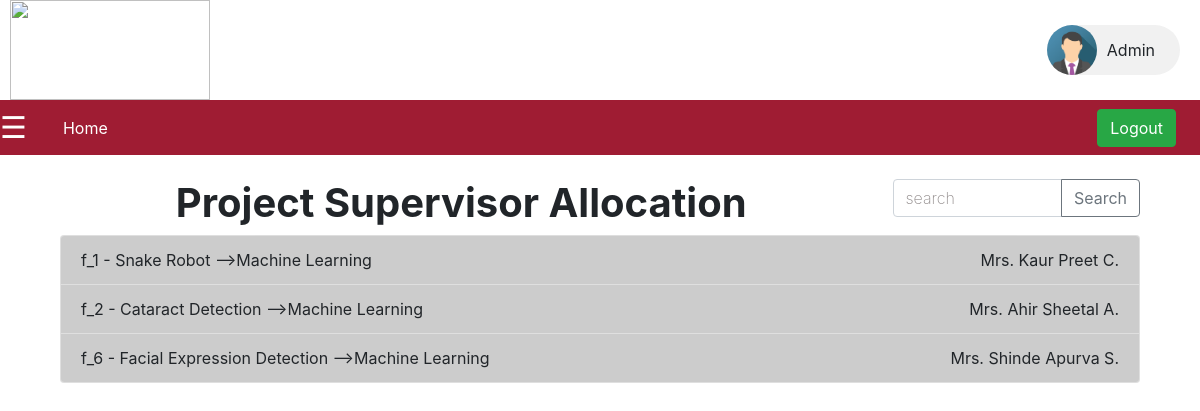
Before: /main/admin/mentor.php (signed in) with the older database file.
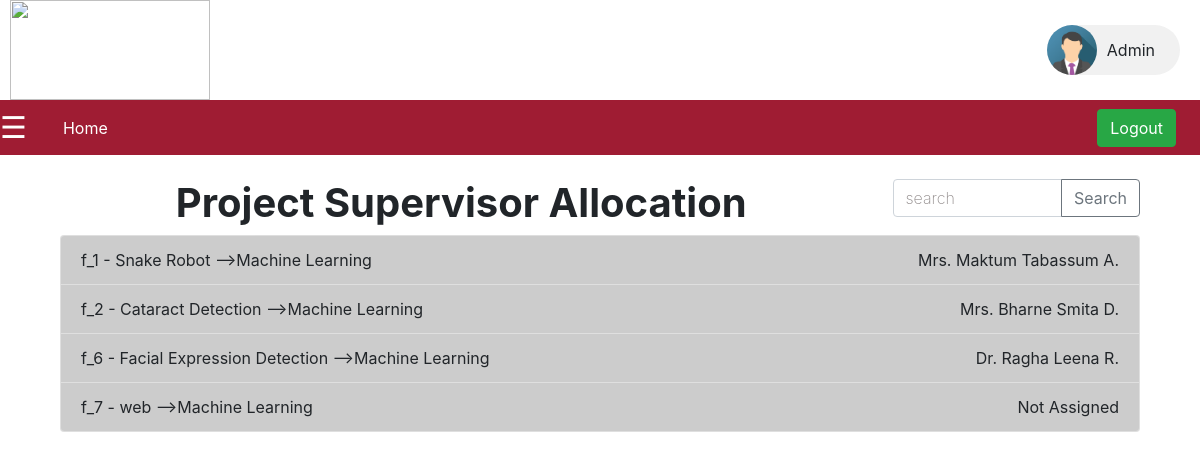
After: the same page with the newer database file.
### tables this page shows
CREATE TABLE `groups` (
  `id` int(255) NOT NULL,
  `groupname` varchar(255) NOT NULL,
  `member1` varchar(255) NOT NULL,
  `member2` varchar(255) NOT NULL,
  `member3` varchar(255) NOT NULL
);

CREATE TABLE `project` (
  `id` int(11) NOT NULL,
  `groupname` varchar(255) NOT NULL,
  `project_name` varchar(500) NOT NULL,
  `domain` varchar(255) NOT NULL,
  `abstract` longtext NOT NULL,
  `ppt` varchar(255) NOT NULL,
  `research_paper_1` varchar(255) NOT NULL,
  `research_paper_2` varchar(255) NOT NULL,
  `research_paper_3` varchar(255) NOT NULL DEFAULT '""',
  `status` varchar(20) NOT NULL,
  `mentor` varchar(255) NOT NULL,
  `comment` varchar(2250) NOT NULL
);

CREATE TABLE `faculty` (
  `sdrn` int(3) NOT NULL,
  `name` varchar(27) DEFAULT NULL,
  `dept_name` varchar(16) DEFAULT NULL,
  `phone` varchar(13) DEFAULT NULL,
  `emailid` varchar(31) DEFAULT NULL,
  `desig` varchar(21) DEFAULT NULL,
  `domain` varchar(255) NOT NULL DEFAULT 'ML/AI',
  `isEvaluator` int(2) NOT NULL DEFAULT 0
);

### main/admin/backend/get_data.php (called while the page is built, shortened)
<?php
    function getprojects($name){
        include 'conn.php';
        $data = array();
        $sql = "SELECT * FROM groups,project WHERE groups.groupname=project.groupname AND (groups.groupname LIKE '%$name%' OR project.project_name LIKE '%$name%')";
        $result = $conn->query($sql);
        if($result){
            while($row = $result -> fetch_assoc()){
            array_push($data,$row);
            }
        }
    return $data;
    }
    function getgroupmentors($groupname){
        include 'conn.php';
        $data = array();
        $sql = "SELECT name FROM faculty,mentor WHERE mentor.groupname='$groupname' AND mentor.facultyid = faculty.sdrn ";
        $result = $conn->query($sql);
        if($result){
            if($row = $result -> fetch_assoc()){
            array_push($data,$row);
            } else {
                $row['name'] = 'Not Assigned';
                array_push($data,$row);
            }
        }
    return $data;
    }
?>

### main/admin/mentor.php (the view, shortened to what this page needs)
<?php include 'admin_header.php'; ?>
<?php include '../templates/header_start.php'; ?>
<link rel="stylesheet" href="css/Admin.css">
<link rel="stylesheet" href="css/faculty.css">
<?php include '../templates/header_end.php'; ?>
<div id="main">
  <a href="http://www.dypatil.edu/mumbai/rait"><img src="../assets/images/Rait_logo.png" class="top_logo"></a>
  <div class="chip">
    <img src="../assets/images/img_avatar.png" alt="Person" width="96" height="96">
    Admin
  </div>
  <nav class="navbar navbar-expand-lg primary_color navbar-dark">
    <a class="navbar-brand" href="#"><span style="font-size:30px;cursor:pointer" onclick="openNav()">&#9776;</span></a>
    <div class="collapse navbar-collapse" id="navbarSupportedContent">
      <ul class="navbar-nav">
        <li onclick="window.location=''" class="nav-item nav-link" id="home">
          Home
        </li>
      </ul>
      <a href="logout.php" class='mx-4'><button type="button" class="btn btn-success">Logout</button></a>
    </div>
  </nav>
  <div id="main-content" class="container">
    <div class="container">
      <br>
      <div class="row">
        <div class="col-sm-9">
          <h1 class="text-center "><b>Project Supervisor Allocation</b></h1>
        </div>
        <div class="col-sm-3">
          <div class="input-group mb-3">
            <input type="text" id="search" oninput="searchproject(this.value)" class="form-control"
              placeholder="search">
            <div class="input-group-append">
              <button class="btn btn-outline-secondary" onclick="searchproject(search.value)" type="button"
                id="button-addon2">Search</button>
            </div>
          </div>
        </div>
      </div>
      <?php include 'backend/get_data.php';
      $projects = getprojects("%");
      ?>
      <div class="accordion" id="accordionExample">
        <?php foreach ($projects as $project) { ?>
        <div class="card">
          <div class="card-header d-flex justify-content-between" id="headingOne" type="button" data-toggle="collapse"
            data-target="#<?=$project['groupname']?>" aria-expanded="false" aria-controls="<?=$project['groupname']?>">
            <span><?=$project['groupname']?> - <?=$project['project_name']?> --><?=$project['domain']?> </span>
            <span class='eval<?=$project['groupname']?>'> <?php $assignedevals = getgroupmentors($project['groupname']);
                          foreach ($assignedevals as $eval) {  ?>
              <?=$eval['name']?>
              <?php } ?> </span>
          </div>
        </div>
        <?php } ?>
      </div>
    </div>
  </div>
</div>
<?php include '../templates/footer.php'; ?>

### main/templates/header_start.php (shortened to what this page needs)
<!DOCTYPE html>
<html>
<head>
  <link rel="stylesheet" href="../assets/bootstrap.min.css">
  <link rel="stylesheet" href="../assets/jquery.dataTables.min.css">

### main/templates/header_end.php (shortened to what this page needs)
</head>
<body>

### main/templates/footer.php (shortened to what this page needs)
</body>
</html>

### main/admin/css/Admin.css (style rules this page uses)
.top_logo { height: 100px; width: 200px; margin-left: 10px; }
.chip { display: inline-block; padding: 0 25px; height: 50px; font-size: 16px; line-height: 50px; border-radius: 25px; background-color: #f1f1f1; float: right; margin-top: 25px; margin-right: 20px; }
.chip img { float: left; margin: 0 10px 0 -25px; height: 50px; width: 50px; border-radius: 50%; }
.primary_color { background-color: #9f1c33; }
.primary_color a { color: #f1f1f1; }
nav { padding: 0px !important; }
nav ul { display: flex; align-items: stretch; justify-content: left; width: 100%; margin: 0; padding: 0; }
nav li { display: block; flex: 0 1 auto; list-style-type: none; }
.nav-link { color: white !important; padding: 15px 20px !important; cursor: pointer; transition: all 0.3s ease-in-out; }
#main { transition: margin-left .5s; padding: 0px; }
::placeholder { color: rgb(145, 139, 139) !important; font-weight: 200 !important; }

Changed rows visible on the page:
computed for groups "f_1": loses faculty (name "Mrs. Kaur Preet C."); gains faculty (name "Mrs. Maktum Tabassum A.")
computed for groups "f_2": loses faculty (name "Mrs. Ahir Sheetal A."); gains faculty (name "Mrs. Bharne Smita D.")
computed for groups "f_6": loses faculty (name "Mrs. Shinde Apurva S."); gains faculty (name "Dr. Ragha Leena R.")
added groups: project.groupname "f_7", project.project_name "web", project.domain "Machine Learning", name "Not Assigned"
